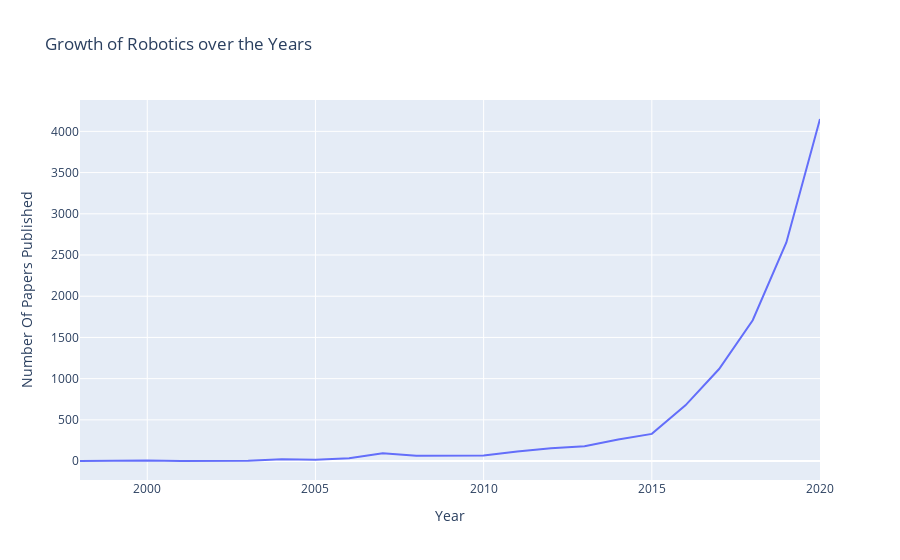

Here is the notebook cell this chart was saved with:
### Markdown cell above
## Growth in Field of ML AI

### Code cell
papers_over_years=data.groupby(['Year']).size().reset_index().rename(columns={0:'Number Of Papers Published'})
px.line(x="Year",y="Number Of Papers Published",data_frame=papers_over_years,title="Growth of Robotics over the Years")

### Figure 1 — Plotly figure (JSON) as saved in the notebook; plotly's stock layout.template omitted (floating-point values rounded to 4 significant figures)
{"data": [{"hovertemplate": "Year=%{x}<br>Number Of Papers Published=%{y}<extra></extra>", "legendgroup": "", "line": {"color": "#636efa", "dash": "solid"}, "mode": "lines", "name": "", "orientation": "v", "showlegend": false, "type": "scatter", "x": [1998, 2000, 2001, 2002, 2003, 2004, 2005, 2006, 2007, 2008, 2009, 2010, 2011, 2012, 2013, 2014, 2015, 2016, 2017, 2018, 2019, 2020], "xaxis": "x", "y": [2, 8, 1, 7, 4, 21, 15, 33, 96, 64, 62, 67, 116, 155, 180, 261, 330, 676, 1117, 1709, 2652, 4150], "yaxis": "y"}], "layout": {"legend": {"tracegroupgap": 0}, "title": {"text": "Growth of Robotics over the Years"}, "xaxis": {"anchor": "y", "domain": [0, 1], "title": {"text": "Year"}}, "yaxis": {"anchor": "x", "domain": [0, 1], "title": {"text": "Number Of Papers Published"}}}}
